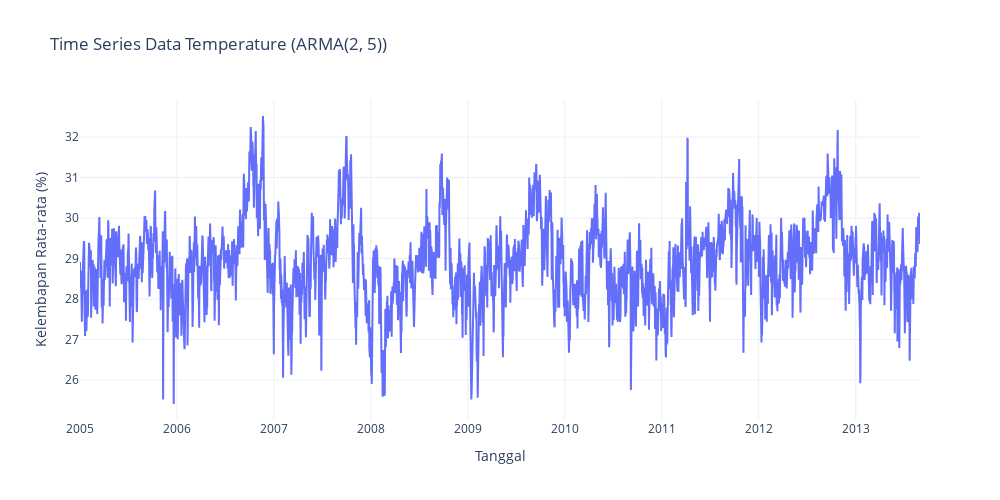

Here is the notebook cell this chart was saved with:
### Code cell
fig = go.Figure()

fig.add_trace(go.Scatter(x=df['T'], y=model_fit.fittedvalues,
                    mode='lines',
                    name='ARMA(2, 5)'))
fig.update_layout(
    title='Time Series Data Temperature (ARMA(2, 5))',
    xaxis_title='Tanggal',
    yaxis_title='Kelembapan Rata-rata (%)',
    width=1000,
    height=500,
    template='plotly_white'
)

fig.show()

### Figure 1 — Plotly figure (JSON) as saved in the notebook; plotly's stock layout.template omitted (floating-point values rounded to 4 significant figures; data arrays with more than 128 entries replaced by an {"elided": "..."} marker saying what was removed)
{"data": [{"mode": "lines", "name": "ARMA(2, 5)", "type": "scatter", "x": {"elided": "3165 str values"}, "y": {"elided": "3165 float values"}}], "layout": {"height": 500, "title": {"text": "Time Series Data Temperature (ARMA(2, 5))"}, "width": 1000, "xaxis": {"title": {"text": "Tanggal"}}, "yaxis": {"title": {"text": "Kelembapan Rata-rata (%)"}}}}
